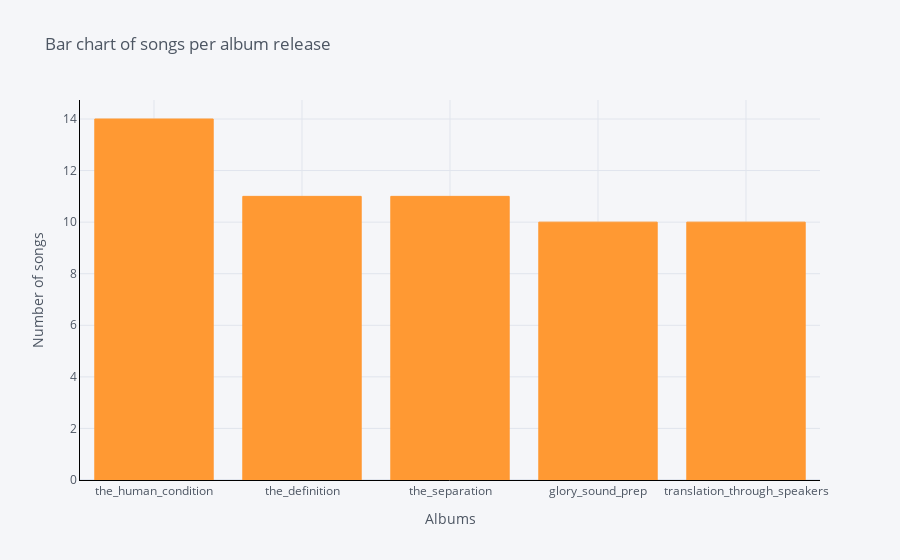

The notebook cell this image was saved under:
### Code cell
#Number of songs per album
data.groupby('album').count()['titles'].sort_values(ascending=False).iplot(
    kind='bar',
    yTitle='Number of songs',
    linecolor='black',
    opacity=0,
    title='Bar chart of songs per album release',
    xTitle='Albums')

### Figure 1 — Plotly figure (JSON) as saved in the notebook; plotly's stock layout.template omitted (floating-point values rounded to 4 significant figures)
{"data": [{"marker": {"color": "rgba(255, 153, 51, 1.0)", "line": {"color": "rgba(255, 153, 51, 1.0)", "width": 1}}, "name": "titles", "orientation": "v", "text": "", "type": "bar", "x": ["the_human_condition", "the_definition", "the_separation", "glory_sound_prep", "translation_through_speakers"], "y": [14, 11, 11, 10, 10]}], "layout": {"legend": {"bgcolor": "#F5F6F9", "font": {"color": "#4D5663"}}, "paper_bgcolor": "#F5F6F9", "plot_bgcolor": "#F5F6F9", "title": {"font": {"color": "#4D5663"}, "text": "Bar chart of songs per album release"}, "xaxis": {"gridcolor": "#E1E5ED", "linecolor": "black", "showgrid": true, "tickfont": {"color": "#4D5663"}, "title": {"font": {"color": "#4D5663"}, "text": "Albums"}, "zerolinecolor": "#E1E5ED"}, "yaxis": {"gridcolor": "#E1E5ED", "linecolor": "black", "showgrid": true, "tickfont": {"color": "#4D5663"}, "title": {"font": {"color": "#4D5663"}, "text": "Number of songs"}, "zerolinecolor": "#E1E5ED"}}}
